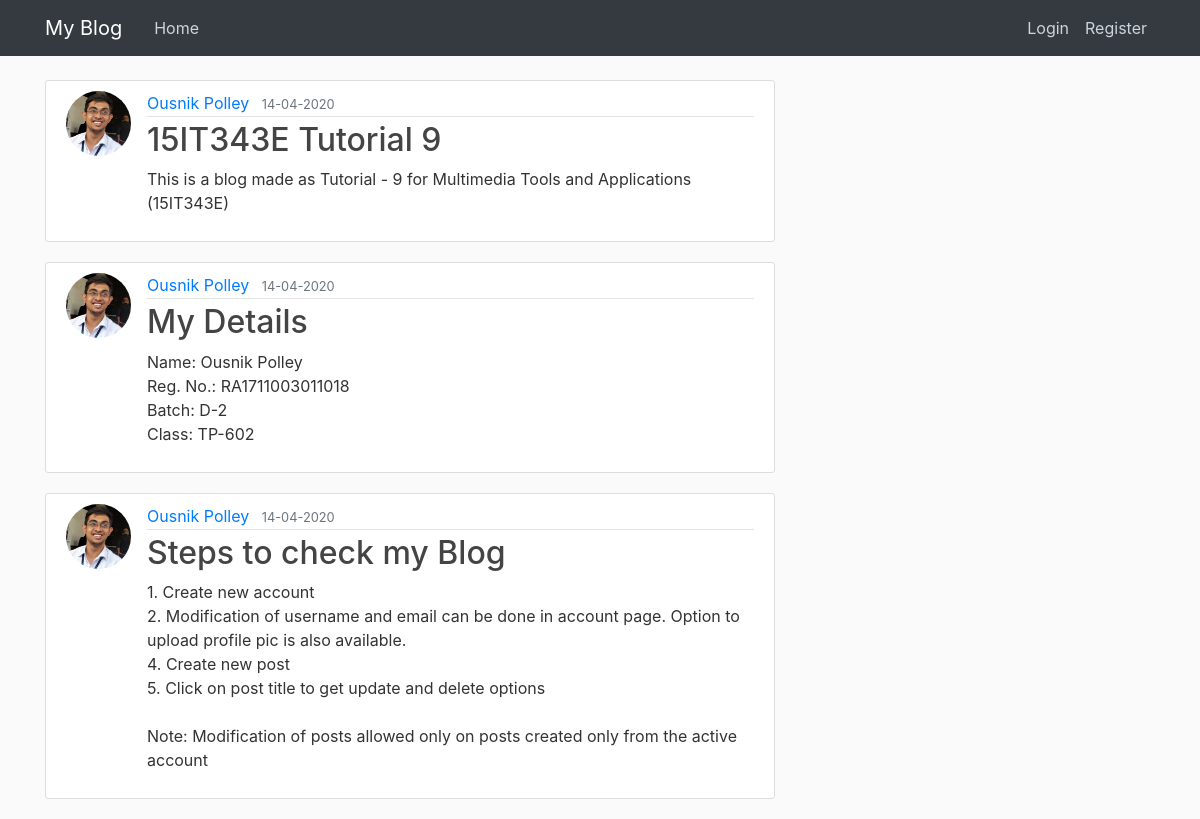
The page /home on the database its author committed.
### flaskblog/models.py (models this page shows, shortened)
class Post(db.Model):
    id = db.Column(db.Integer, primary_key=True)
    title = db.Column(db.String(100), nullable=False)
    date_posted = db.Column(db.DateTime, nullable=False, default=datetime.utcnow)
    content = db.Column(db.Text, nullable=False)
    user_id = db.Column(db.Integer, db.ForeignKey('user.id'), nullable=False)

class User(db.Model, UserMixin):
    id = db.Column(db.Integer, primary_key=True)
    username = db.Column(db.String(20), unique=True, nullable=False)
    email = db.Column(db.String(120), unique=True, nullable=False)
    image_file = db.Column(db.String(20), nullable=False, default='default.jpg')
    password = db.Column(db.String(60), nullable=False)
    posts = db.relationship('Post', backref='author', lazy=True)

### flaskblog/routes.py (the view)
@app.route("/")
@app.route("/home")
def home():
    posts = Post.query.all()
    return render_template('home.html', title='My Blog', posts=posts)

### flaskblog/templates/home.html
{% extends 'layout.html' %}
{% block content %}
{% for post in posts %}
<article class="media content-section">
    <img src="{{url_for('static', filename='profile_pics/'+post.author.image_file)}}" class="rounded-circle article-img">
    <div class="media-body">
        <div class="article-metadata">
            <a class="mr-2" href="#">{{ post.author.username}}</a>
            <small class="text-muted">{{ post.date_posted.strftime('%d-%m-%Y') }}</small>
        </div>
        <h2><a class="article-title" href="{{url_for('post',post_id=post.id)}}">{{ post.title }}</a></h2>
        <p class="article-content">{{ post.content }}</p>
    </div>
</article>
{% endfor %}
{% endblock content %}

### flaskblog/templates/layout.html (shortened to what this page needs)
<!DOCTYPE html>
<html>
<head>
    <link rel="stylesheet" href="https://stackpath.bootstrapcdn.com/bootstrap/4.4.1/css/bootstrap.min.css"
>
    <link rel="stylesheet" type="text/css" href="{{url_for('static', filename='main.css')}}">
</head>
<body>
    <header class="site-header">
        <nav class="navbar navbar-expand-md navbar-dark bg-dark fixed-top">
            <div class="container">
                <a class="navbar-brand mr-4" href="/">My Blog</a>
                <div class="collapse navbar-collapse" id="navbarToggle">
                    <div class="navbar-nav mr-auto">
                        <a class="nav-item nav-link" href="{{url_for('home')}}">Home</a>
                    </div>
                    <div class="navbar-nav">
                        {% if current_user.is_authenticated %}
                            <a href="{{ url_for('new_post') }}" class="nav-item nav-link">New Post</a>
                            <a href="{{ url_for('account') }}" class="nav-item nav-link">Account</a>
                            <a href="{{ url_for('logout') }}" class="nav-item nav-link">Logout</a>
                        {% else %}
                            <a class="nav-item nav-link" href="{{url_for('login')}}">Login</a>
                            <a class="nav-item nav-link" href="{{url_for('register')}}">Register</a>
                        {% endif %}
                    </div>
                </div>
            </div>
        </nav>
    </header>
    <main role="main" class="container">
        <div class="row">
            <div class="col-md-8">
                {% block content %}{% endblock %}
            </div>
        </div>
    </main>
</body>
</html>

### flaskblog/static/main.css (style rules this page uses)
body { background: #fafafa; color: #333333; margin-top: 5rem; }
h1, h2, h3, h4, h5, h6 { color: #444444; }
.site-header .navbar-nav .nav-link { color: #cbd5db; }
.content-section { background: #ffffff; padding: 10px 20px; border: 1px solid #dddddd; border-radius: 3px; margin-bottom: 20px; }
.article-title { color: #444444; }
.article-content { white-space: pre-line; }
.article-img { height: 65px; width: 65px; margin-right: 16px; }
.article-metadata { padding-bottom: 1px; margin-bottom: 4px; border-bottom: 1px solid #e3e3e3 }

### rows shown on the page
Post: image_file (picture), author.username "Ousnik Polley", date_posted "14-04-2020", title "15IT343E Tutorial 9", content "This is a blog made as Tutorial - 9 for Multimedia Tools and Applications (15IT343E)"
Post: image_file (picture), author.username "Ousnik Polley", date_posted "14-04-2020", title "My Details", content "Name: Ousnik Polley Reg. No.: RA1711003011018 Batch: D-2 Class: TP-602"
Post: image_file (picture), author.username "Ousnik Polley", date_posted "14-04-2020", title "Steps to check my Blog", content "1. Create new account 2. Modification of username and email can be done in account page. Option to upload profile pic is also available. 4. Create new post 5. Click on post title to get update and delete options Note: Modification of posts allowed only on posts created only from the active account"
